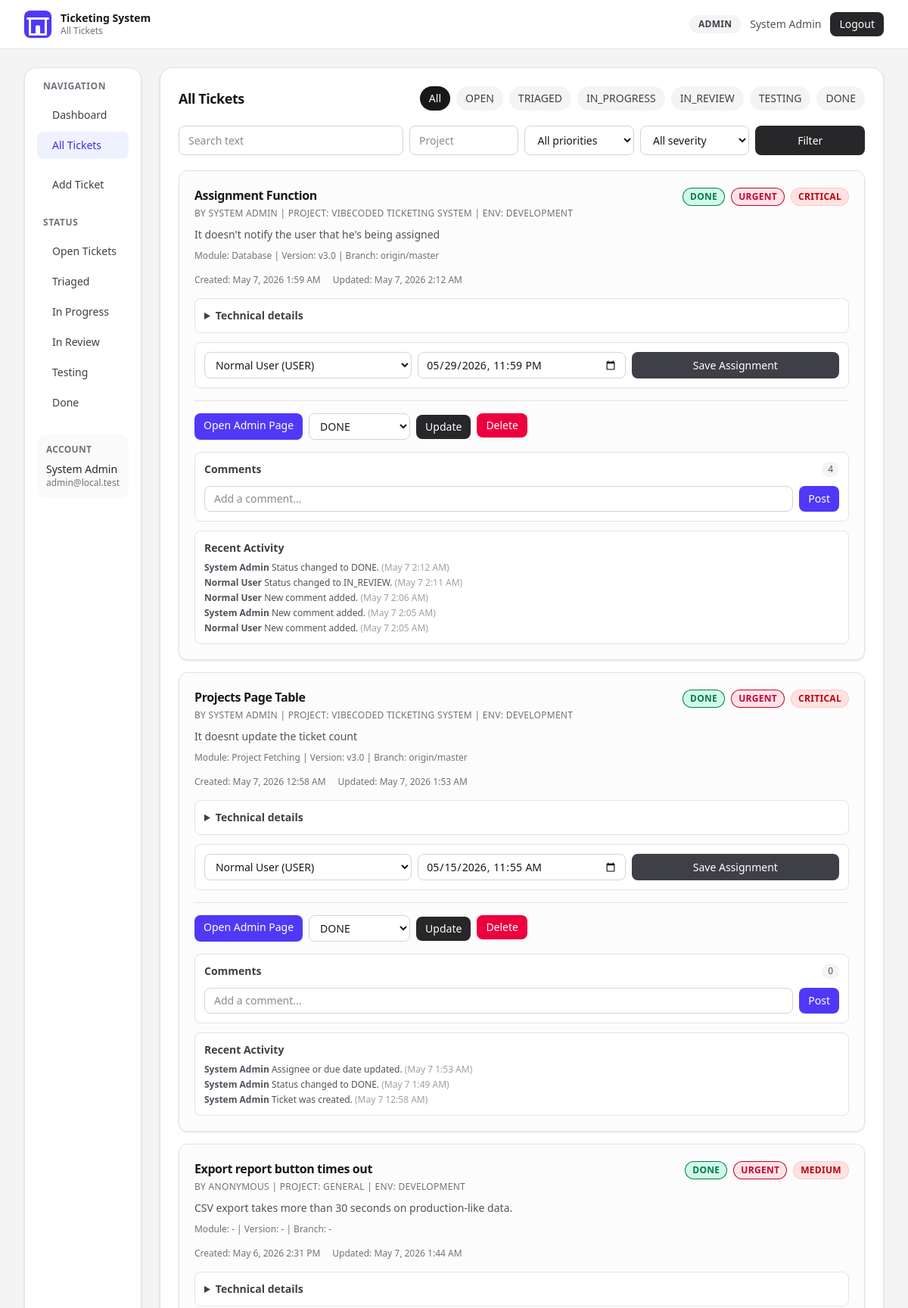
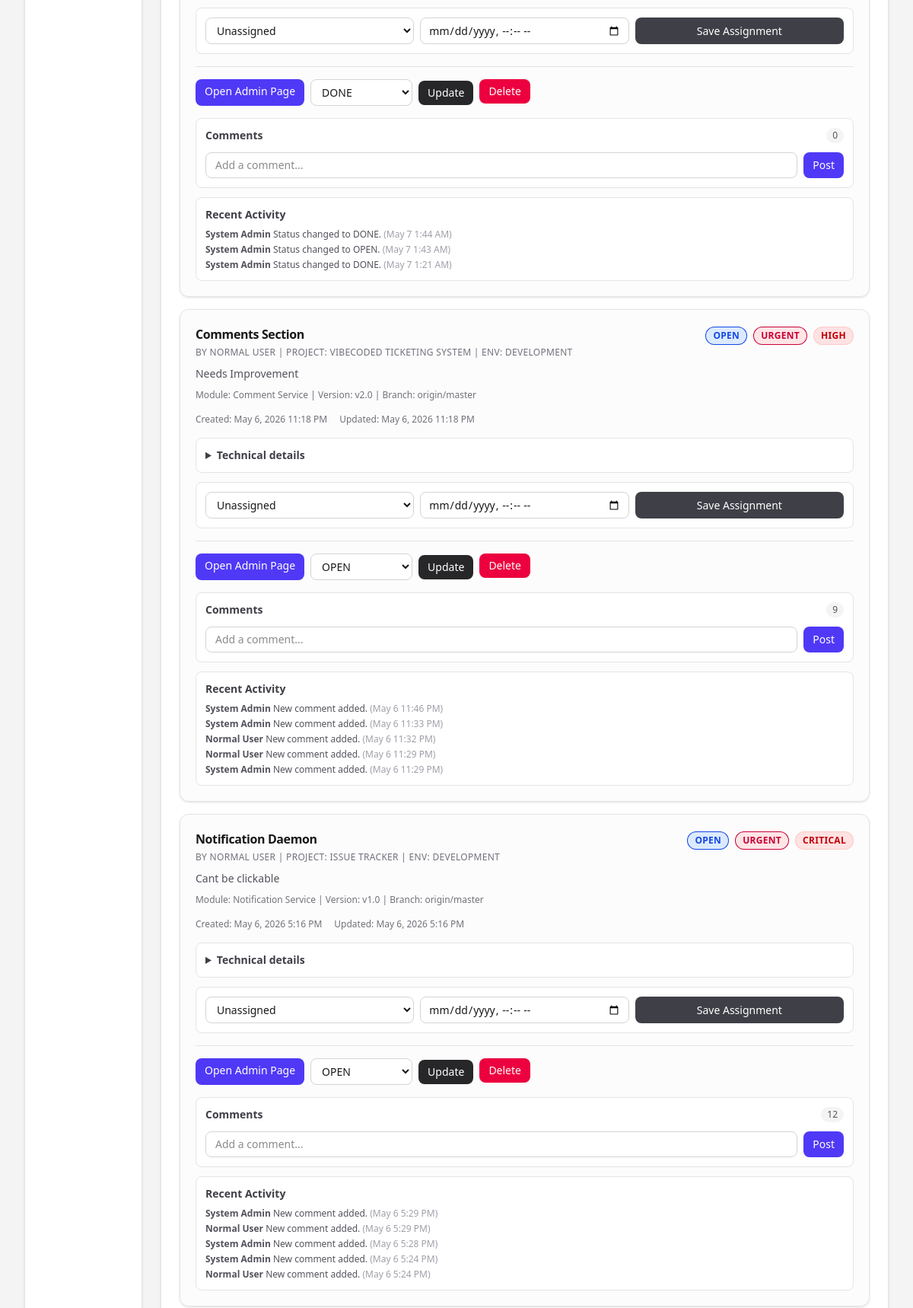
/tickets.php (signed in, upper part), run on the app's committed database (2 pictures, top to bottom).
### tables this page shows
CREATE TABLE "User" (
    "id" INTEGER NOT NULL PRIMARY KEY AUTOINCREMENT,
    "name" TEXT NOT NULL,
    "email" TEXT NOT NULL,
    "password" TEXT NOT NULL,
    "role" TEXT NOT NULL DEFAULT 'USER',
    "createdAt" DATETIME NOT NULL DEFAULT CURRENT_TIMESTAMP,
    "updatedAt" DATETIME NOT NULL
, dashboardWidgets TEXT);

CREATE TABLE "Ticket" (
    "id" INTEGER NOT NULL PRIMARY KEY AUTOINCREMENT,
    "userId" INTEGER,
    "author" TEXT NOT NULL DEFAULT 'Anonymous',
    "title" TEXT NOT NULL,
    "description" TEXT NOT NULL,
    "project" TEXT NOT NULL DEFAULT 'General',
    "module" TEXT,
    "appVersion" TEXT,
    "branch" TEXT,
    "environment" TEXT NOT NULL DEFAULT 'DEVELOPMENT',
    "severity" TEXT NOT NULL DEFAULT 'MEDIUM',
    "reproducible" BOOLEAN NOT NULL DEFAULT true,
    "expectedBehavior" TEXT,
    "actualBehavior" TEXT,
    "stepsToReproduce" TEXT,
    "errorLog" TEXT,
    "status" TEXT NOT NULL DEFAULT 'OPEN',
    "priority" TEXT NOT NULL DEFAULT 'MEDIUM',
    "assigneeUserId" INTEGER,
    "dueAt" DATETIME,
    "createdAt" DATETIME NOT NULL DEFAULT CURRENT_TIMESTAMP,
    "updatedAt" DATETIME NOT NULL,
    CONSTRAINT "Ticket_userId_fkey" FOREIGN KEY ("userId") REFERENCES "User" ("id") ON DELETE SET NULL ON UPDATE CASCADE,
    CONSTRAINT "Ticket_assigneeUserId_fkey" FOREIGN KEY ("assigneeUserId") REFERENCES "User" ("id") ON DELETE SET NULL ON UPDATE CASCADE
);

CREATE TABLE "TicketActivity" (
    "id" INTEGER NOT NULL PRIMARY KEY AUTOINCREMENT,
    "ticketId" INTEGER NOT NULL,
    "actorId" INTEGER,
    "actorName" TEXT NOT NULL,
    "action" TEXT NOT NULL,
    "message" TEXT NOT NULL,
    "createdAt" DATETIME NOT NULL DEFAULT CURRENT_TIMESTAMP,
    CONSTRAINT "TicketActivity_ticketId_fkey" FOREIGN KEY ("ticketId") REFERENCES "Ticket" ("id") ON DELETE CASCADE ON UPDATE CASCADE,
    CONSTRAINT "TicketActivity_actorId_fkey" FOREIGN KEY ("actorId") REFERENCES "User" ("id") ON DELETE SET NULL ON UPDATE CASCADE
);

### public/tickets.php (the view, shortened to what the rows shown need)
<?php
require_once __DIR__ . '/../src/db.php';
require_once __DIR__ . '/../src/auth.php';
require_once __DIR__ . '/../src/tickets.php';
$selectedStatus = $_GET['status'] ?? null;
$searchQuery = trim((string) ($_GET['q'] ?? ''));
$selectedProject = trim((string) ($_GET['project'] ?? ''));
$selectedPriority = $_GET['priority'] ?? null;
$selectedSeverity = $_GET['severity'] ?? null;
$selectedAssigneeId = (int) ($_GET['assigneeUserId'] ?? 0);
$user = currentUser();
$assignableUsers = [];
try {
    $filters = [
        'status' => $selectedStatus,
        'q' => $searchQuery,
        'project' => $selectedProject,
        'priority' => $selectedPriority,
        'severity' => $selectedSeverity,
        'assigneeUserId' => $selectedAssigneeId,
    ];
    $tickets = listTickets($user, $filters);
    $assignableUsers = listAssignableUsers();
} catch (Throwable $e) {
    $error = $e->getMessage();
    $tickets = [];
}
function statusBadge(string $status): string
{
    return match ($status) {
        'OPEN' => 'bg-blue-100 text-blue-700',
        'TRIAGED' => 'bg-cyan-100 text-cyan-700',
        'IN_PROGRESS' => 'bg-amber-100 text-amber-700',
        'IN_REVIEW' => 'bg-violet-100 text-violet-700',
        'TESTING' => 'bg-orange-100 text-orange-700',
        'DONE' => 'bg-emerald-100 text-emerald-700',
        default => 'bg-zinc-100 text-zinc-600',
    };
}
function priorityBadge(string $priority): string
{
    return match ($priority) {
        'LOW' => 'bg-slate-100 text-slate-700',
        'MEDIUM' => 'bg-violet-100 text-violet-700',
        'HIGH' => 'bg-orange-100 text-orange-700',
        'URGENT' => 'bg-rose-100 text-rose-700',
        default => 'bg-zinc-100 text-zinc-600',
    };
}
?>
<!DOCTYPE html>
<html lang="en">
<head>
  <link rel="stylesheet" href="/assets/app.css">
</head>
<body class="min-h-screen bg-zinc-100 text-zinc-900 antialiased">
  <nav class="sticky top-0 z-30 border-b border-zinc-200 bg-white/95 backdrop-blur">
    <div class="mx-auto flex h-16 max-w-[1400px] items-center justify-between px-4 sm:px-6 lg:px-8">
      <div class="flex items-center gap-3">
        <span class="rounded-full bg-zinc-100 px-3 py-1 text-xs font-semibold uppercase tracking-wide text-zinc-700"><?= htmlspecialchars((string) $user['role'], ENT_QUOTES, 'UTF-8') ?></span>
        <span class="hidden text-sm text-zinc-600 md:inline"><?= htmlspecialchars((string) $user['name'], ENT_QUOTES, 'UTF-8') ?></span>
        <form method="post">
          <button class="rounded-lg bg-zinc-800 px-3 py-1.5 text-sm font-medium text-white transition hover:bg-zinc-900">Logout</button>
        </form>
      </div>
    </div>
  </nav>
  <main class="mx-auto max-w-[1400px] px-4 py-6 sm:px-6 lg:px-8">
    <section class="flex gap-6">
<aside class="sticky top-20 h-fit w-60 flex-none rounded-2xl border border-zinc-200 bg-white p-4 shadow-sm">
        <div class="mt-6 rounded-xl bg-zinc-50 p-3">
          <p class="text-xs font-semibold uppercase tracking-wide text-zinc-500">Account</p>
          <p class="mt-2 text-sm font-medium text-zinc-800"><?= htmlspecialchars((string) $user['name'], ENT_QUOTES, 'UTF-8') ?></p>
          <p class="text-xs text-zinc-500"><?= htmlspecialchars((string) $user['email'], ENT_QUOTES, 'UTF-8') ?></p>
        </div>
      </aside>
      <div class="flex-1 space-y-6">
        <section class="rounded-2xl border border-zinc-200 bg-white p-6 shadow-sm xl:col-span-12">
          <div class="mb-5 flex flex-wrap items-center justify-between gap-3">
            <h2 class="text-lg font-semibold tracking-tight"><?= isAdmin($user) ? 'All Tickets' : 'My Tickets' ?></h2>
          </div>
          <div class="space-y-4">
            <?php foreach ($tickets as $ticket): ?>
              <article id="ticket-<?= (int) $ticket['id'] ?>" class="rounded-xl border border-zinc-200 bg-zinc-50/60 p-5 shadow-sm transition hover:border-zinc-300">
                <div class="flex flex-wrap items-start justify-between gap-3">
                  <div class="max-w-2xl">
                    <h3 class="text-base font-semibold tracking-tight"><?= htmlspecialchars($ticket['title'], ENT_QUOTES, 'UTF-8') ?></h3>
                    <p class="mt-1 text-xs font-medium uppercase tracking-wide text-zinc-500">
                      By <?= htmlspecialchars($ticket['author'], ENT_QUOTES, 'UTF-8') ?> |
                      Project: <?= htmlspecialchars((string) $ticket['project'], ENT_QUOTES, 'UTF-8') ?> |
                      Env: <?= htmlspecialchars((string) $ticket['environment'], ENT_QUOTES, 'UTF-8') ?>
                    </p>
                    <p class="mt-2 text-sm leading-6 text-zinc-600"><?= nl2br(htmlspecialchars($ticket['description'], ENT_QUOTES, 'UTF-8')) ?></p>
                    <p class="mt-2 text-xs text-zinc-500">
                      Module: <?= htmlspecialchars((string) ($ticket['module'] ?? '-'), ENT_QUOTES, 'UTF-8') ?> |
                      Version: <?= htmlspecialchars((string) ($ticket['appVersion'] ?? '-'), ENT_QUOTES, 'UTF-8') ?> |
                      Branch: <?= htmlspecialchars((string) ($ticket['branch'] ?? '-'), ENT_QUOTES, 'UTF-8') ?>
                    </p>
                  </div>
                  <div class="flex flex-wrap gap-2 pt-0.5">
                    <span class="rounded-full px-2.5 py-1 text-xs font-semibold uppercase tracking-wide ring-1 ring-inset <?= statusBadge($ticket['status']) ?>"><?= htmlspecialchars($ticket['status'], ENT_QUOTES, 'UTF-8') ?></span>
                    <span class="rounded-full px-2.5 py-1 text-xs font-semibold uppercase tracking-wide ring-1 ring-inset <?= priorityBadge($ticket['priority']) ?>"><?= htmlspecialchars($ticket['priority'], ENT_QUOTES, 'UTF-8') ?></span>
                    <span class="rounded-full bg-red-100 px-2.5 py-1 text-xs font-semibold uppercase tracking-wide text-red-700 ring-1 ring-inset ring-red-200"><?= htmlspecialchars((string) $ticket['severity'], ENT_QUOTES, 'UTF-8') ?></span>
                  </div>
                </div>
                <div class="mt-4 flex flex-wrap items-center gap-x-4 gap-y-1 text-xs font-medium text-zinc-500">
                  <span>Created: <?= htmlspecialchars(date('M j, Y g:i A', strtotime((string) $ticket['createdAt'])), ENT_QUOTES, 'UTF-8') ?></span>
                  <span>Updated: <?= htmlspecialchars(date('M j, Y g:i A', strtotime((string) $ticket['updatedAt'])), ENT_QUOTES, 'UTF-8') ?></span>
                </div>
                <details class="mt-4 rounded-lg border border-zinc-200 bg-white p-3">
                  <summary class="cursor-pointer text-sm font-semibold text-zinc-700">Technical details</summary>
                </details>
                <?php if (canManageTickets($user)): ?>
                  <form method="post" class="mt-3 grid gap-2 rounded-lg border border-zinc-200 bg-white p-3 md:grid-cols-3">
                    <select name="assigneeUserId" class="rounded-lg border border-zinc-300 px-2.5 py-1.5 text-sm">
                      <option value="0">Unassigned</option>
                      <?php foreach ($assignableUsers as $assignee): ?>
                        <option value="<?= (int) $assignee['id'] ?>" <?= (int) $ticket['assigneeUserId'] === (int) $assignee['id'] ? 'selected' : '' ?>>
                          <?= htmlspecialchars((string) $assignee['name'], ENT_QUOTES, 'UTF-8') ?> (<?= htmlspecialchars((string) $assignee['role'], ENT_QUOTES, 'UTF-8') ?>)
                        </option>
                      <?php endforeach; ?>
                    </select>
                    <input type="datetime-local" name="dueAt" value="<?= !empty($ticket['dueAt']) ? htmlspecialchars(substr((string) $ticket['dueAt'], 0, 16), ENT_QUOTES, 'UTF-8') : '' ?>" class="rounded-lg border border-zinc-300 px-2.5 py-1.5 text-sm">
                    <button class="rounded-lg bg-zinc-700 px-3 py-1.5 text-sm font-medium text-white">Save Assignment</button>
                  </form>
                <?php endif; ?>
                <?php if (canManageTickets($user)): ?>
                  <div class="mt-4 flex flex-wrap gap-2 border-t border-zinc-200 pt-4">
                    <?php if (isAdmin($user)): ?>
                      <a href="/issue.php?id=<?= (int) $ticket['id'] ?>" class="rounded-lg bg-indigo-600 px-3 py-1.5 text-sm font-medium text-white">Open Admin Page</a>
                    <?php endif; ?>
                    <form method="post" class="flex items-center gap-2">
                      <select name="status" class="rounded-lg border border-zinc-300 bg-white px-2.5 py-1.5 text-sm">
                        <?php foreach (ALLOWED_STATUSES as $status): ?>
                          <option value="<?= $status ?>" <?= $ticket['status'] === $status ? 'selected' : '' ?>><?= htmlspecialchars($status, ENT_QUOTES, 'UTF-8') ?></option>
                        <?php endforeach; ?>
                      </select>
                      <button class="rounded-lg bg-zinc-800 px-3 py-1.5 text-sm font-medium text-white">Update</button>
                    </form>
                    <form method="post" onsubmit="return confirm('Delete this ticket?');">
                      <button class="rounded-lg bg-rose-600 px-3 py-1.5 text-sm font-medium text-white">Delete</button>
                    </form>
                  </div>
                <?php endif; ?>
                <?php $comments = listCommentsForTicket((int) $ticket['id']); ?>
                <div class="mt-4 rounded-lg border border-zinc-200 bg-white p-3">
                  <details class="overflow-hidden rounded-lg">
                    <summary class="cursor-pointer flex items-center justify-between text-sm font-semibold text-zinc-700">
                      <span>Comments</span>
                      <span class="rounded-full bg-zinc-100 px-2 py-0.5 text-xs font-medium text-zinc-600"><?= count($comments) ?></span>
                    </summary>
                  </details>
                  <form method="post" class="mt-3 flex gap-2">
                    <input type="text" name="comment" required class="flex-1 rounded-lg border border-zinc-300 px-3 py-1.5 text-sm" placeholder="Add a comment...">
                    <button class="rounded-lg bg-indigo-600 px-3 py-1.5 text-sm font-medium text-white">Post</button>
                  </form>
                </div>
                <div class="mt-3 rounded-lg border border-zinc-200 bg-white p-3">
                  <h4 class="text-sm font-semibold text-zinc-700">Recent Activity</h4>
                  <div class="mt-2 space-y-1">
                    <?php foreach (listActivitiesForTicket((int) $ticket['id']) as $activity): ?>
                      <p class="text-xs text-zinc-600">
                        <span class="font-semibold"><?= htmlspecialchars((string) $activity['actorName'], ENT_QUOTES, 'UTF-8') ?></span>
                        <?= htmlspecialchars((string) $activity['message'], ENT_QUOTES, 'UTF-8') ?>
                        <span class="text-zinc-400">(<?= htmlspecialchars(date('M j g:i A', strtotime((string) $activity['createdAt'])), ENT_QUOTES, 'UTF-8') ?>)</span>
                      </p>
                    <?php endforeach; ?>
                  </div>
                </div>
              </article>
            <?php endforeach; ?>
          </div>
        </section>
      </div>
    </section>
  </main>
</body>
</html>

### data on the page
user: role "ADMIN", name "System Admin"
ticket: title "Assignment Function", author "SYSTEM ADMIN", project "VIBECODED TICKETING SYSTEM", environment "DEVELOPMENT", description "It doesn't notify the user that he's being assigned", module "Database", appVersion "v3.0", branch "origin/master", status "DONE", priority "URGENT", severity "CRITICAL", createdAt "May 7, 2026 1:59 AM", updatedAt "May 7, 2026 2:12 AM", assigneeUserId "Normal User (USER)", dueAt "05/29/2026 23:59", count($comments) "4"
ticketactivity: actorName "System Admin", message "Status changed to DONE.", createdAt "May 7 2:12 AM"
ticketactivity: actorName "Normal User", message "Status changed to IN_REVIEW.", createdAt "May 7 2:11 AM"
ticketactivity: actorName "Normal User", message "New comment added.", createdAt "May 7 2:06 AM"
ticketactivity: actorName "System Admin", message "New comment added.", createdAt "May 7 2:05 AM"
ticketactivity: actorName "Normal User", message "New comment added.", createdAt "May 7 2:05 AM"
ticket: title "Projects Page Table", author "SYSTEM ADMIN", project "VIBECODED TICKETING SYSTEM", environment "DEVELOPMENT", description "It doesnt update the ticket count", module "Project Fetching", appVersion "v3.0", branch "origin/master", status "DONE", priority "URGENT", severity "CRITICAL", createdAt "May 7, 2026 12:58 AM", updatedAt "May 7, 2026 1:53 AM", assigneeUserId "Normal User (USER)", dueAt "05/15/2026 11:55", count($comments) "0"
ticketactivity: actorName "System Admin", message "Assignee or due date updated.", createdAt "May 7 1:53 AM"
ticketactivity: actorName "System Admin", message "Status changed to DONE.", createdAt "May 7 1:49 AM"
ticketactivity: actorName "System Admin", message "Ticket was created.", createdAt "May 7 12:58 AM"
ticket: title "Export report button times out", author "ANONYMOUS", project "GENERAL", environment "DEVELOPMENT", description "CSV export takes more than 30 seconds on production-like data.", module "-", appVersion "-", branch "-", status "DONE", priority "URGENT", severity "MEDIUM", createdAt "May 6, 2026 2:31 PM", updatedAt "May 7, 2026 1:44 AM", count($comments) "0"
ticketactivity: actorName "System Admin", message "Status changed to DONE.", createdAt "May 7 1:44 AM"
ticketactivity: actorName "System Admin", message "Status changed to OPEN.", createdAt "May 7 1:43 AM"
ticketactivity: actorName "System Admin", message "Status changed to DONE.", createdAt "May 7 1:21 AM"
ticket: title "Comments Section", author "NORMAL USER", project "VIBECODED TICKETING SYSTEM", environment "DEVELOPMENT", description "Needs Improvement", module "Comment Service", appVersion "v2.0", branch "origin/master", status "OPEN", priority "URGENT", severity "HIGH", createdAt "May 6, 2026 11:18 PM", updatedAt "May 6, 2026 11:18 PM", count($comments) "9"
ticketactivity: actorName "System Admin", message "New comment added.", createdAt "May 6 11:46 PM"
ticketactivity: actorName "System Admin", message "New comment added.", createdAt "May 6 11:33 PM"
ticketactivity: actorName "Normal User", message "New comment added.", createdAt "May 6 11:32 PM"
ticketactivity: actorName "Normal User", message "New comment added.", createdAt "May 6 11:29 PM"
ticketactivity: actorName "System Admin", message "New comment added.", createdAt "May 6 11:29 PM"
ticket: title "Notification Daemon", author "NORMAL USER", project "ISSUE TRACKER", environment "DEVELOPMENT", description "Cant be clickable", module "Notification Service", appVersion "v1.0", branch "origin/master", status "OPEN", priority "URGENT", severity "CRITICAL", createdAt "May 6, 2026 5:16 PM", updatedAt "May 6, 2026 5:16 PM", count($comments) "12"
ticketactivity: actorName "System Admin", message "New comment added.", createdAt "May 6 5:29 PM"
ticketactivity: actorName "Normal User", message "New comment added.", createdAt "May 6 5:29 PM"
ticketactivity: actorName "System Admin", message "New comment added.", createdAt "May 6 5:28 PM"
ticketactivity: actorName "System Admin", message "New comment added.", createdAt "May 6 5:24 PM"
ticketactivity: actorName "Normal User", message "New comment added.", createdAt "May 6 5:24 PM"

### other printed values
$user['email'] "admin@local.test"
$status "OPEN"
$status "TRIAGED"
$status "IN_PROGRESS"
$status "IN_REVIEW"
$status "TESTING"
$status "DONE"
